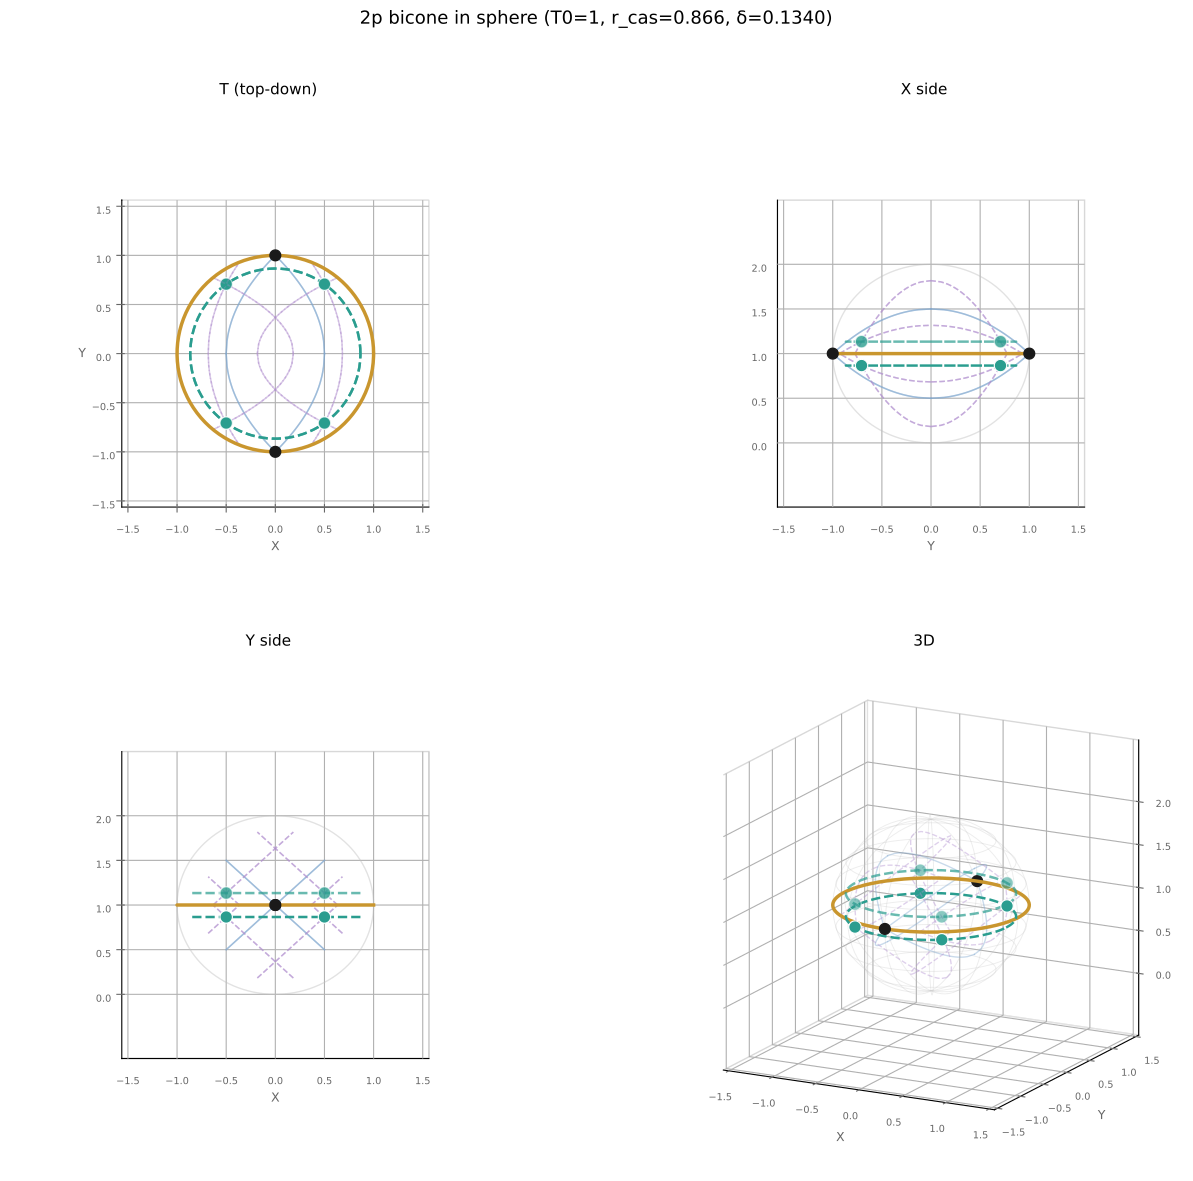

This chart was generated by the following Python code:
"""Figure 1 for the bicone dipole note: 2p bicone in sphere, 4 views.

Corrected template (j=1/2, T0=1):
  r_cas = sqrt(0.75) ~ 0.866, delta = 1 - sqrt(0.75) ~ 0.134
  Ladder parabolas: u = 1, 2 (blue #7fa7cf solid, X+ and X-)
  Casimir parabolas: u = 0.366, 1.366 (purple #b08fcf dashed, delta-shifted)
  Gold transition circle r=1 at T=1; teal dashed Casimir circle r=0.866 at T=0.866
  Nodes: 2 black transition at (0, +-1, T=1); 4 teal Casimir at (+-0.5, +-0.7071, T=0.866)
Sphere context: bicone sits in sphere X^2+Y^2+(T-1)^2 = 1.

Four views: T (top-down, ticked X/Y backdrop), X side, Y side, 3D.
"""
import numpy as np
import matplotlib
matplotlib.use("Agg")
import matplotlib.pyplot as plt

T0 = 1.0
R_CAS = np.sqrt(0.75)
DELTA = T0 - R_CAS
ROW = "#7fa7cf"
COL = "#b08fcf"
GOLD = "#c9962e"
TEAL = "#2a9d8f"
BLACK = "#1a1a1a"

U_LADDER = [1.0, 2.0]
U_CASIMIR = [(i + 0.5) - DELTA for i in range(2)]  # 0.3660, 1.3660


def mesh_parabolas(ax, us, color, ls, alpha, lw):
    """Row/column parabola mesh: X = u-Te and X = Te-u, Y = +-sqrt(u(2Te-u))."""
    for uu in us:
        for Tlo, Thi, mirror in [(0, T0, False), (T0, 2 * T0, True)]:
            lo = max(Tlo, uu / 2) + 1e-6 if not mirror else Tlo
            hi = min(Thi, 2 * T0 - uu / 2) if mirror else Thi
            if hi <= lo:
                continue
            Ts = np.linspace(lo, hi, 60)
            Te = (2 * T0 - Ts) if mirror else Ts
            X = uu - Te
            Y = np.sqrt(np.maximum(uu * (2 * Te - uu), 0))
            for sgn in (1, -1):
                ax.plot(X, sgn * Y, Ts, color=color, alpha=alpha, lw=lw,
                        ls=ls, zorder=3)
                ax.plot(Te - uu, sgn * Y, Ts, color=color, alpha=alpha, lw=lw,
                        ls=ls, zorder=3)


def circles_and_nodes(ax):
    te = np.linspace(0, 2 * np.pi, 200)
    # Gold transition circle r=1 at T=1 (also the sphere equator)
    ax.plot(T0 * np.cos(te), T0 * np.sin(te), np.full_like(te, T0),
            color=GOLD, lw=2.5, zorder=5)
    # Teal dashed Casimir circle r=0.866 at T=0.866
    ax.plot(R_CAS * np.cos(te), R_CAS * np.sin(te), np.full_like(te, R_CAS),
            color=TEAL, lw=1.8, ls="--", zorder=5)
    # Mirrored teal Casimir circle on the glued top cone at T=2*T0-R_CAS=1.134
    T_MIRROR = 2 * T0 - R_CAS
    ax.plot(R_CAS * np.cos(te), R_CAS * np.sin(te), np.full_like(te, T_MIRROR),
            color=TEAL, lw=1.8, ls="--", alpha=0.7, zorder=5)
    # 2 black transition nodes at (0, +-1, T=1)
    Xd, Yd = 0.0, 1.0
    ax.scatter([Xd], [Yd], [T0], color=BLACK, s=60, zorder=6)
    ax.scatter([Xd], [-Yd], [T0], color=BLACK, s=60, zorder=6)
    # 4 teal Casimir nodes at (+-0.5, +-0.7071, T=0.866)
    for uu in U_CASIMIR:
        Xc = uu - R_CAS
        Yc = np.sqrt(max(uu * (2 * R_CAS - uu), 0))
        ax.scatter([Xc], [Yc], [R_CAS], color=TEAL, s=80, zorder=6,
                   edgecolors="white", linewidths=0.8)
        ax.scatter([Xc], [-Yc], [R_CAS], color=TEAL, s=80, zorder=6,
                   edgecolors="white", linewidths=0.8)
    # 4 mirrored teal nodes on the glued top cone at T=1.134 (fainter)
    for uu in U_CASIMIR:
        Xc = uu - R_CAS
        Yc = np.sqrt(max(uu * (2 * R_CAS - uu), 0))
        ax.scatter([Xc], [Yc], [T_MIRROR], color=TEAL, s=80, zorder=6,
                   alpha=0.55, edgecolors="white", linewidths=0.8)
        ax.scatter([Xc], [-Yc], [T_MIRROR], color=TEAL, s=80, zorder=6,
                   alpha=0.55, edgecolors="white", linewidths=0.8)


def sphere_wireframe(ax):
    """Sphere X^2+Y^2+(T-1)^2=1 as faint latitude/meridian lines."""
    for h in [-0.75, -0.5, -0.25, 0.0, 0.25, 0.5, 0.75]:
        r = np.sqrt(max(1 - h * h, 0))
        th = np.linspace(0, 2 * np.pi, 80)
        ax.plot(r * np.cos(th), r * np.sin(th), np.full_like(th, 1 + h),
                color="0.75", alpha=0.28, lw=0.7, zorder=2)
    for phi in np.linspace(0, np.pi, 6, endpoint=False):
        th = np.linspace(0, 2 * np.pi, 80)
        ax.plot(np.sin(th) * np.cos(phi), np.sin(th) * np.sin(phi),
                1 + np.cos(th), color="0.75", alpha=0.28, lw=0.7, zorder=2)


def sphere_circle_side(ax, plane):
    """Faint sphere outline circle for side views."""
    th = np.linspace(0, 2 * np.pi, 120)
    if plane == "YT":  # X side view: circle in Y-T plane
        ax.plot(np.zeros_like(th), np.cos(th), 1 + np.sin(th),
                color="0.75", alpha=0.45, lw=1.0, zorder=2)
    else:  # Y side view: circle in X-T plane
        ax.plot(np.cos(th), np.zeros_like(th), 1 + np.sin(th),
                color="0.75", alpha=0.45, lw=1.0, zorder=2)


def style_axes(ax, xticks, yticks, zticks, xlabel="", ylabel="", grid_on=True):
    ax.grid(grid_on, alpha=0.3)
    ax.xaxis.pane.fill = True
    ax.yaxis.pane.fill = True
    ax.zaxis.pane.fill = False
    ax.xaxis.pane.set_facecolor((1, 1, 1, 0.7))
    ax.yaxis.pane.set_facecolor((1, 1, 1, 0.7))
    ax.xaxis.pane.set_edgecolor("0.7")
    ax.yaxis.pane.set_edgecolor("0.7")
    ax.set_xticks(xticks)
    ax.set_yticks(yticks)
    ax.set_zticks(zticks)
    ax.tick_params(axis="x", labelsize=7, colors="0.4")
    ax.tick_params(axis="y", labelsize=7, colors="0.4")
    ax.tick_params(axis="z", labelsize=7, colors="0.4")
    if xlabel:
        ax.set_xlabel(xlabel, fontsize=9, color="0.4")
    if ylabel:
        ax.set_ylabel(ylabel, fontsize=9, color="0.4")


fig = plt.figure(figsize=(14, 12))
TICKS_XY = [-1.5, -1.0, -0.5, 0, 0.5, 1.0, 1.5]
TICKS_T = [0, 0.5, 1.0, 1.5, 2.0]
LIM = 1.35

# ---- T view (top-down) ----
ax1 = fig.add_subplot(221, projection="3d")
mesh_parabolas(ax1, U_LADDER, ROW, "-", 0.5, 1.1)
mesh_parabolas(ax1, U_CASIMIR, COL, "--", 0.5, 1.1)
circles_and_nodes(ax1)
ax1.set_xlim(-LIM, LIM)
ax1.set_ylim(-LIM, LIM)
ax1.set_zlim(-0.65, 2.65)
ax1.set_box_aspect((1, 1, 1))
ax1.view_init(elev=90, azim=-90)
ax1.set_proj_type("ortho")
ax1.set_title("T (top-down)", fontsize=11)
style_axes(ax1, TICKS_XY, TICKS_XY, [], xlabel="X", ylabel="Y")

# ---- X side view (from +X: T vertical, Y horizontal) ----
ax2 = fig.add_subplot(222, projection="3d")
mesh_parabolas(ax2, U_LADDER, ROW, "-", 0.5, 1.1)
mesh_parabolas(ax2, U_CASIMIR, COL, "--", 0.5, 1.1)
circles_and_nodes(ax2)
sphere_circle_side(ax2, "YT")
ax2.set_xlim(-LIM, LIM)
ax2.set_ylim(-LIM, LIM)
ax2.set_zlim(-0.65, 2.65)
ax2.set_box_aspect((1, 1, 1))
ax2.view_init(elev=0, azim=0)
ax2.set_proj_type("ortho")
ax2.set_title("X side", fontsize=11)
style_axes(ax2, [], TICKS_XY, TICKS_T, ylabel="Y")

# ---- Y side view (from +Y: T vertical, X horizontal) ----
ax3 = fig.add_subplot(223, projection="3d")
mesh_parabolas(ax3, U_LADDER, ROW, "-", 0.5, 1.1)
mesh_parabolas(ax3, U_CASIMIR, COL, "--", 0.5, 1.1)
circles_and_nodes(ax3)
sphere_circle_side(ax3, "XT")
ax3.set_xlim(LIM, -LIM)
ax3.set_ylim(-LIM, LIM)
ax3.set_zlim(-0.65, 2.65)
ax3.set_box_aspect((1, 1, 1))
ax3.view_init(elev=0, azim=90)
ax3.set_proj_type("ortho")
ax3.set_title("Y side", fontsize=11)
style_axes(ax3, TICKS_XY, [], TICKS_T, xlabel="X")
# invert removed; using reversed xlim instead

# ---- 3D view ----
ax4 = fig.add_subplot(224, projection="3d")
mesh_parabolas(ax4, U_LADDER, ROW, "-", 0.42, 1.0)
mesh_parabolas(ax4, U_CASIMIR, COL, "--", 0.42, 1.0)
circles_and_nodes(ax4)
sphere_wireframe(ax4)
ax4.set_xlim(-LIM, LIM)
ax4.set_ylim(-LIM, LIM)
ax4.set_zlim(-0.65, 2.65)
ax4.set_box_aspect((1, 1, 1))
ax4.view_init(elev=16, azim=-62)
ax4.set_proj_type("ortho")
ax4.set_title("3D", fontsize=11)
style_axes(ax4, TICKS_XY, TICKS_XY, TICKS_T, xlabel="X", ylabel="Y")

fig.suptitle("2p bicone in sphere (T0=1, r_cas=%0.3f, δ=%0.4f)" % (R_CAS, DELTA),
             fontsize=13)
plt.tight_layout(rect=[0, 0, 1, 0.96])
plt.savefig("/home/hatch/workspace/d12/arxiv-prep/e2dipole/fig_bicone_sphere.pdf",
            bbox_inches="tight")
plt.savefig("/home/hatch/workspace/d12/figview_tmp/fig1_rebuilt.png", dpi=130,
            bbox_inches="tight")
print("saved PDF and PNG preview")
print("delta check:", DELTA)
print("u_casimir:", ["%.4f" % u for u in U_CASIMIR])
